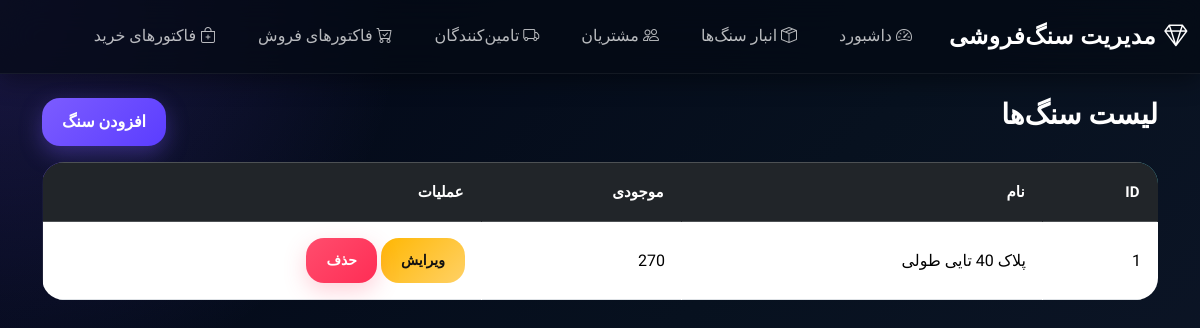
Before: /stones/ with the older database file.
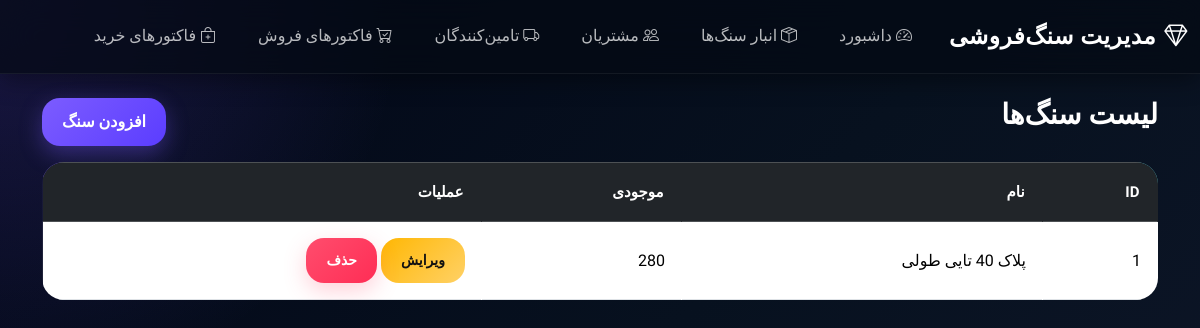
After: the same page with the newer database file.
### core/models.py (models this page shows, shortened)
class Stone(models.Model):
    name = models.CharField(max_length=100)
    stone_type = models.ForeignKey(StoneType, on_delete=models.CASCADE)
    color = models.CharField(max_length=50)
    size = models.CharField(max_length=50)
    unit = models.ForeignKey(Unit, on_delete=models.SET_NULL, null=True)
    purchase_price = models.DecimalField(max_digits=12, decimal_places=2)
    sale_price = models.DecimalField(max_digits=12, decimal_places=2)
    stock = models.PositiveIntegerField(default=0)
    description = models.TextField(blank=True, null=True)
    created_at = models.DateTimeField(auto_now_add=True)

### core/views.py (the view)
# urls.py: path('stones/', stone_list, name='stone_list'),
def stone_list(request):
    stones = Stone.objects.all()
    return render(request, 'core/stone_list.html', {'stones': stones})

### core/templates/core/stone_list.html (shortened to what this page needs)
{% extends 'core/base.html' %}
{% block content %}
<div class="d-flex justify-content-between mb-3">
    <h3>لیست سنگ‌ها</h3>
    <a href="{% url 'add_stone' %}" class="btn btn-primary">
        افزودن سنگ
    </a>
</div>
<table class="table table-bordered table-hover">
    <thead class="table-dark">
        <tr>
            <th>ID</th>
            <th>نام</th>
            <th>موجودی</th>
            <th>عملیات</th>
        </tr>
    </thead>
    <tbody>
        {% for stone in stones %}
        <tr>
            <td>{{ stone.id }}</td>
            <td>{{ stone.name }}</td>
            <td>{{ stone.stock }}</td>
            <td>
                <a href="{% url 'edit_stone' stone.id %}" class="btn btn-warning btn-sm">
                    ویرایش
                </a>
                <a href="{% url 'delete_stone' stone.id %}" class="btn btn-danger btn-sm">
                    حذف
                </a>
            </td>
        </tr>
        {% endfor %}
    </tbody>
</table>
{% endblock %}

Changed rows visible on the page:
changed Stone "پلاک 40 تایی طولی": stock "270" → "280"
